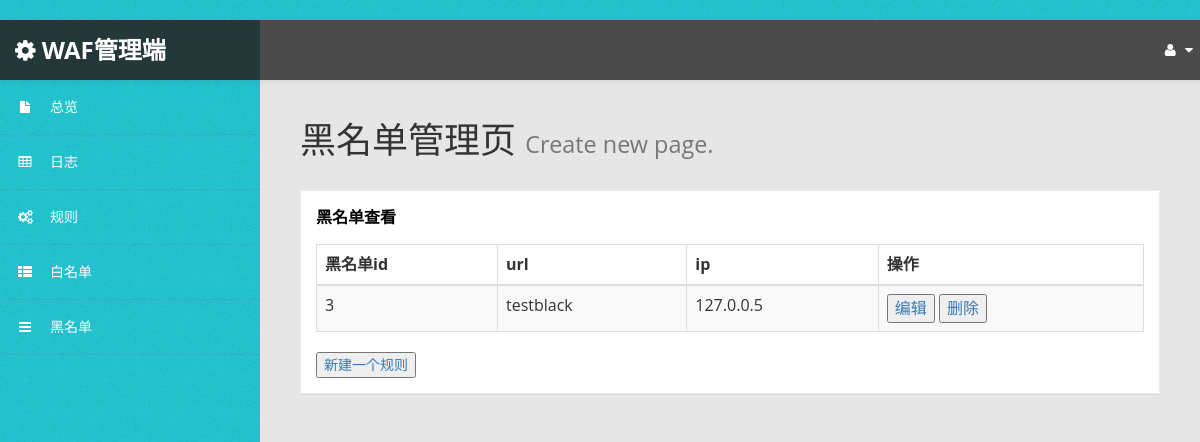
The page /Blacklist on the database its author committed.
### waf/models.py (models this page shows)
class Blacklist(models.Model):
	id = models.AutoField('id', primary_key=True, unique=True)
	url = models.TextField(default='',blank=False)
	ip = models.TextField(default='',blank=False)

### waf/views.py (the view)
# urls.py: path('Blacklist',views.BlacklistView.as_view(),name= 'Blacklist'),
class BlacklistView(generic.ListView):
    template_name = 'waf/Blacklist.html'
    context_object_name = 'Blacklist_list'
    def get_queryset(self):
        return Blacklist.objects.all()

### waf/templates/waf/Blacklist.html
{% extends 'base.html' %}
{% block content %}
    <div id="page-wrapper">
        <div id="page-inner">
            <div class="row">
                <div class="col-md-12">
                    <h1 class="page-header">
                        黑名单管理页 <small>Create new page.</small>
                    </h1>
                    <div class="panel panel-default">
                        <div class="panel-heading">
                            黑名单查看
                        </div>
                        <div class="panel-body">
                            <div class="table-responsive">
                                <table class="table table-striped table-bordered table-hover" id="dataTables-example">
                                    <thead>
                                    <tr>
                                        <th>黑名单id</th>
                                        <th>url</th>
                                        <th>ip</th>
                                        <th>操作</th>
                                    </tr>
                                    </thead>
                                    <tbody>
                                    {% for Blacklist in Blacklist_list %}
                                        <tr class="odd gradeX">
                                        <td>{{ Blacklist.id }}</td>
                                        <td>{{ Blacklist.url }}</td>
                                        <td>{{ Blacklist.ip }}</td>
                                        <td>
                                            <a class="content_item" href="/waf/Blacklist_edit-{{ Blacklist.id }}/">
                                                <button>编辑</button>
                                            </a>
                                            <a class="content_item" href="/waf/Blacklist_del-{{ Blacklist.id }}/">
                                                <button>删除</button>
                                            </a>
                                        </td>
                                    {% endfor %}
                                    </tr>
                                    </tbody>
                                </table>
                                <a href='/waf/Blacklist_create'>
                                    <button>新建一个规则</button>
                                </a>
                            </div>
                        </div>
                    </div>
                </div>
            </div>
        </div>
    </div>
{% endblock %}

### waf/static/waf/css/custom-styles.css (style rules this page uses)
body { font-family: 'Open Sans', sans-serif; background: #32C2CD url(../img/bg-img.jpg) !important; }
#page-wrapper { padding: 15px 15px; min-height: 600px; background: #E6E6E6; }
#page-inner { width:100%; margin:10px 20px 10px 0px; background-color:transparent; padding:10px; min-height:1200px; }
h1, .h1, h2, .h2, h3, .h3 { margin-top: 7px; margin-bottom: -5px; }
.panel { border-radius:0px; }
#page-wrapper { position: relative; top: 55px; }
.page-header { padding-bottom: 9px; margin: 10px 0 20px; border-bottom: 1px solid transparent; text-align: left; }
.panel-default { border-color: #ECECEC; }
.panel-default > .panel-heading { color: #000; border-color: #FFF; font-weight:bold; background: #FFFFFF; font-size: 16px; padding: 15px 15px 0; }
.panel-heading { border-bottom: 1px solid transparent; border-top-left-radius: 3px; border-top-right-radius: 3px; }
@media (min-width:768px) { #page-wrapper { margin: 0 0 0 260px; padding: 15px 30px; min-height: 1200px; } }

### rows shown on the page
Blacklist: id "3", url "testblack", ip "127.0.0.5"
